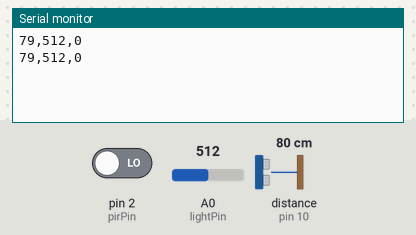
The sketch below on a simulated Arduino Uno, built with avr-gcc and run on an emulated ATmega328P. On the bench: the last lines printed to the serial monitor. Wiring (inferred from the names in the program): ultrasonic range finder: trigger pin 9; echo pin 10. Inputs (shaded band) come from the test bench; at power-on: distance to the obstacle (sensor on pin 10) 80 cm, A0 (lightPin) = 512, pin 2 (pirPin) LOW. The echo pulse lasts 58.3 µs per cm.

Above: at 1.8 s.
1.9 s: distance to the obstacle (sensor on pin 10) set to 2 cm
At 2.8 s:
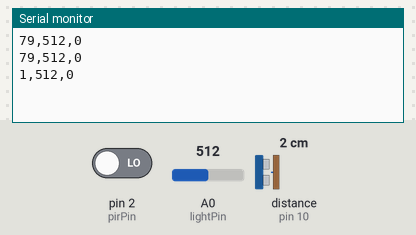
3.4 s: A0 (lightPin) set to 716
At 4.4 s:
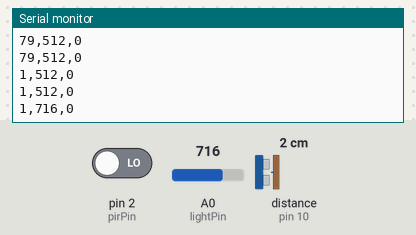
4.9 s: pin 2 (pirPin) driven HIGH
At 5.8 s:
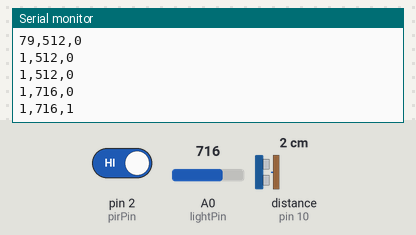
6.4 s: distance to the obstacle (sensor on pin 10) set to 4 cm
At 7.7 s:
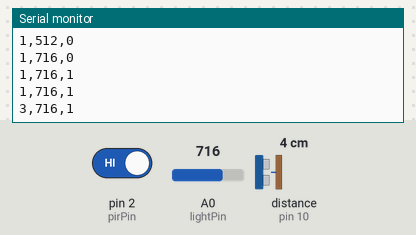
7.9 s: A0 (lightPin) set to 900
At 8.8 s:
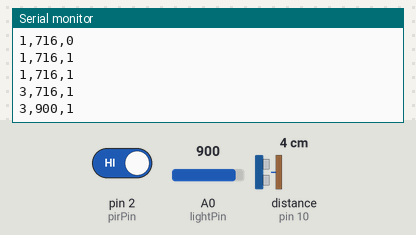
9.4 s: pin 2 (pirPin) driven LOW
At 10.5 s:
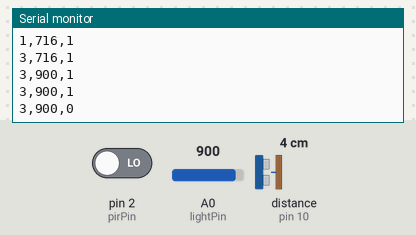
Timing chart, 0 to 11.9 s (numbered marks = the images above; inputs shaded):
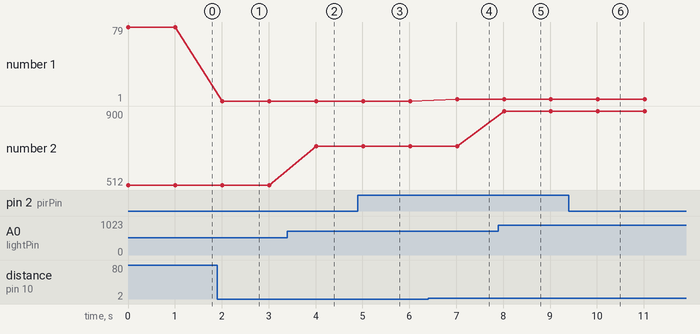

The sketch:

Arduino-Prototyping.ino
```cpp
// Define pin locations
const int lightPin = A0;
const int pirPin = 2;
const int trigPin = 9;
const int echoPin = 10;

// Read distance (in cm) from ultrasonic sensor
long readDistanceCm() {
  digitalWrite(trigPin, LOW);
  delayMicroseconds(2);

  // Emit ultrasonic wave via 10ms HIGH pulse
  digitalWrite(trigPin, HIGH);
  delayMicroseconds(10);
  digitalWrite(trigPin, LOW);

  // Measures how long echo pin stays HIGH
  long duration = pulseIn(echoPin, HIGH, 30000);

  // Handles when no echo is recieved
  if (duration == 0) {
    return -1;
  }

  // Convert time to distance
  long distanceCm = duration * 0.0343 / 2.0;
  return distanceCm;
}

void setup() {
  Serial.begin(9600);

  pinMode(pirPin, INPUT);
  pinMode(trigPin, OUTPUT);
  pinMode(echoPin, INPUT);
}

void loop() {
  int lightValue = analogRead(lightPin);
  int motionValue = digitalRead(pirPin);
  long distanceCm = readDistanceCm();

  // Output the values in the following order: distance,light,motion
  Serial.print(distanceCm);
  Serial.print(",");
  Serial.print(lightValue);
  Serial.print(",");
  Serial.println(motionValue);

  delay(1000);
}
```

Measured:
- after the input at 1.9 s, the serial monitor: prints a new line after 0.11 s (image 1)
- after the input at 3.4 s, the serial monitor: prints a new line after 0.61 s (image 2)
- after the input at 4.9 s, the serial monitor: prints a new line after 0.12 s (image 3)
- after the input at 6.4 s, the serial monitor: prints a new line after 0.62 s (image 4)
- after the input at 7.9 s, the serial monitor: prints a new line after 0.12 s (image 5)
- after the input at 9.4 s, the serial monitor: prints a new line after 0.62 s (image 6)
- plotted number 1: 79 → 1 after the input at 1.9 s, 1 → 3 after the input at 6.4 s
- plotted number 2: 512 → 716 after the input at 3.4 s, 716 → 900 after the input at 7.9 s
